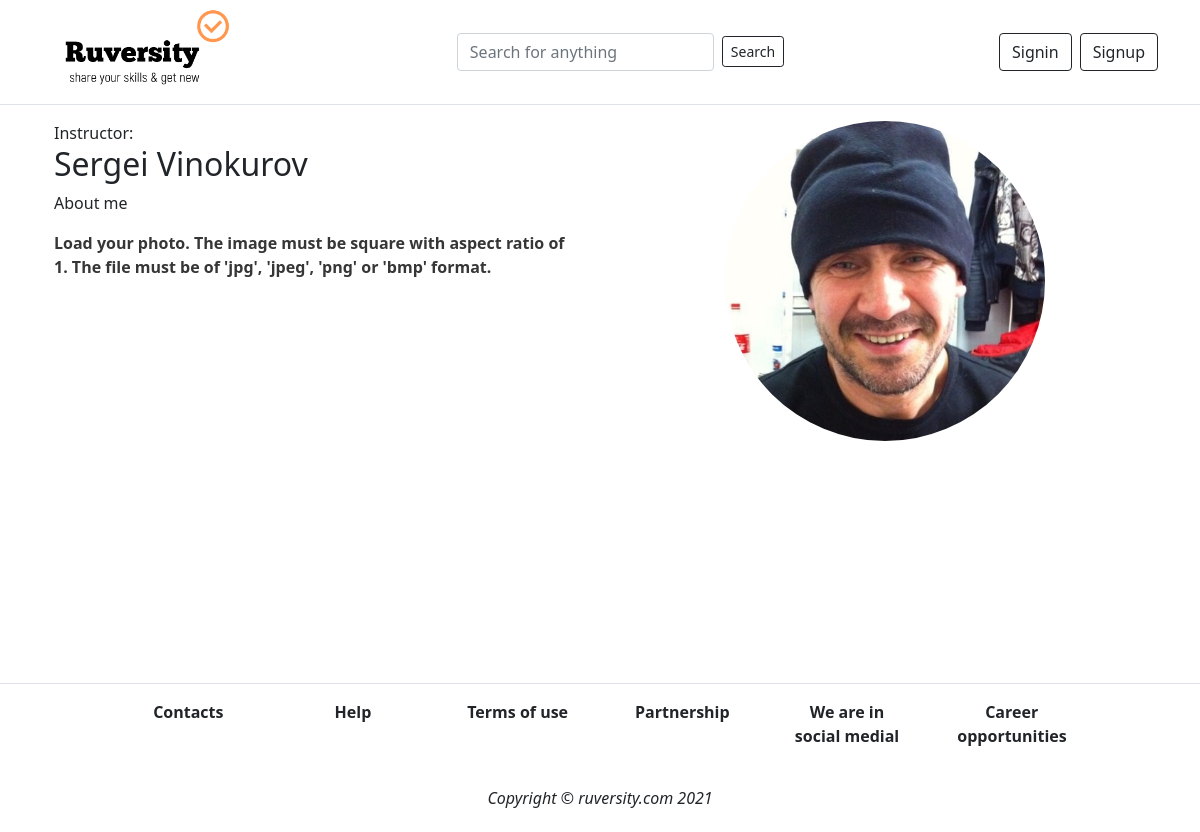
Screenshot of /workshop/author_page/1 with the database file from the repository.
### app_accounts/models.py (models this page shows, shortened)
class Author(models.Model):
    user = models.ForeignKey(User, on_delete=models.CASCADE)
    first_name = models.CharField(max_length=100, blank=True)
    last_name = models.CharField(max_length=100, blank=True)
    photo = models.FileField(upload_to='uploads')
    background = models.TextField(null=True, max_length=250)

### app_workshop/views.py (the view)
# urls.py: path('author_page/<int:user_id>', views.author_page, name='author_page'),
def author_page(request, user_id):
        if Author.objects.filter(user=user_id).exists():
            author = Author.objects.get(user=user_id)
            context = {
                'author': author
            }
            return render(request, 'workshop/author_page.html', context)
        else:
            messages.error(
                request, 'The author has no profile yet')
            return redirect('studio')

### templates/workshop/author_page.html (shortened to what this page needs)
{% extends "base.html" %}
{% block content %}
<div class="container">
<div class="row mt-3">
    <div class="col-6">
      <div class="row m-auto">
        <div class="col">
      Instructor:
      </div>
      </div>
      <div class="row m-auto"><div class="col">
        <h2>{{author.first_name}} {{author.last_name}}</h2>
      </div></div>
      <div class="row m-auto"><div class="col">About me</div></div>
      <p>
      <div class="row m-auto"><div class="col"><strong>
        {{author.background}}
      </strong></div></div>
      </p>
    </div>
    <div class="col-6">
        <figure class="image is-1by1">
          <img src="{{author.photo.url}}" alt="Placeholder image" class='rounded-circle mx-auto d-block' style='width:20rem; height: 20rem;' >
        </figure>
    </div>
    </div>
</div>
{% endblock %}

### pr_dir/static/style.css (style rules this page uses)
:root { --max-width: 56%; }

### rows the page displays
Author: first_name "Sergei", last_name "Vinokurov", background "Load your photo. The image must be square with aspect ratio of 1. The file must be of 'jpg', 'jpeg', 'png' or 'bmp' format.", photo (picture)
